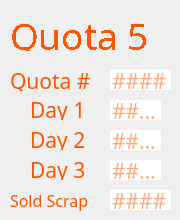
     <widget class="QWidget" name="page_5">
      <widget class="QLabel" name="label_31">
       <property name="geometry">
        <rect>
         <x>30</x>
         <y>100</y>
         <width>61</width>
         <height>20</height>
        </rect>
       </property>
       <property name="font">
        <font>
         <family>IBM 3270</family>
         <pointsize>16</pointsize>
        </font>
       </property>
       <property name="styleSheet">
        <string notr="true">color: rgb(253, 85, 0);
border: none;</string>
       </property>
       <property name="text">
        <string>Day 1</string>
       </property>
      </widget>
      <widget class="QLabel" name="label_32">
       <property name="geometry">
        <rect>
         <x>30</x>
         <y>130</y>
         <width>61</width>
         <height>20</height>
        </rect>
       </property>
       <property name="font">
        <font>
         <family>IBM 3270</family>
         <pointsize>16</pointsize>
        </font>
       </property>
       <property name="styleSheet">
        <string notr="true">color: rgb(253, 85, 0);
border: none;</string>
       </property>
       <property name="text">
        <string>Day 2</string>
       </property>
      </widget>
      <widget class="QLabel" name="label_33">
       <property name="geometry">
        <rect>
         <x>30</x>
         <y>160</y>
         <width>61</width>
         <height>20</height>
        </rect>
       </property>
       <property name="font">
        <font>
         <family>IBM 3270</family>
         <pointsize>16</pointsize>
        </font>
       </property>
       <property name="styleSheet">
        <string notr="true">color: rgb(253, 85, 0);
border: none;</string>
       </property>
       <property name="text">
        <string>Day 3</string>
       </property>
      </widget>
      <widget class="QLineEdit" name="q5d2">
       <property name="geometry">
        <rect>
         <x>110</x>
         <y>130</y>
         <width>51</width>
         <height>20</height>
        </rect>
       </property>
       <property name="font">
        <font>
         <family>IBM 3270</family>
         <pointsize>16</pointsize>
        </font>
       </property>
       <property name="styleSheet">
        <string notr="true">color: rgb(253, 85, 0);
border: none;</string>
       </property>
       <property name="maxLength">
        <number>4</number>
       </property>
       <property name="placeholderText">
        <string>####</string>
       </property>
      </widget>
      <widget class="QLineEdit" name="q5d3">
       <property name="geometry">
        <rect>
         <x>110</x>
         <y>160</y>
         <width>51</width>
         <height>20</height>
        </rect>
       </property>
       <property name="font">
        <font>
         <family>IBM 3270</family>
         <pointsize>16</pointsize>
        </font>
       </property>
       <property name="styleSheet">
        <string notr="true">color: rgb(253, 85, 0);
border: none;</string>
       </property>
       <property name="maxLength">
        <number>4</number>
       </property>
       <property name="placeholderText">
        <string>####</string>
       </property>
      </widget>
      <widget class="QLineEdit" name="q5d1">
       <property name="geometry">
        <rect>
         <x>110</x>
         <y>100</y>
         <width>51</width>
         <height>20</height>
        </rect>
       </property>
       <property name="font">
        <font>
         <family>IBM 3270</family>
         <pointsize>16</pointsize>
         <weight>50</weight>
         <bold>false</bold>
        </font>
       </property>
       <property name="styleSheet">
        <string notr="true">color: rgb(253, 85, 0);
border: none;</string>
       </property>
       <property name="inputMethodHints">
        <set>Qt::ImhNone</set>
       </property>
       <property name="text">
        <string/>
       </property>
       <property name="maxLength">
        <number>4</number>
       </property>
       <property name="readOnly">
        <bool>false</bool>
       </property>
       <property name="placeholderText">
        <string>####</string>
       </property>
      </widget>
      <widget class="QLabel" name="label_34">
       <property name="geometry">
        <rect>
         <x>10</x>
         <y>70</y>
         <width>81</width>
         <height>21</height>
        </rect>
       </property>
       <property name="font">
        <font>
         <family>IBM 3270</family>
         <pointsize>16</pointsize>
        </font>
       </property>
       <property name="styleSheet">
        <string notr="true">color: rgb(253, 85, 0);</string>
       </property>
       <property name="text">
        <string>Quota #</string>
       </property>
      </widget>
      <widget class="QLabel" name="label_35">
       <property name="geometry">
        <rect>
         <x>10</x>
         <y>10</y>
         <width>151</width>
         <height>41</height>
        </rect>
       </property>
       <property name="sizePolicy">
        <sizepolicy hsizetype="Fixed" vsizetype="Fixed">
         <horstretch>0</horstretch>
         <verstretch>0</verstretch>
        </sizepolicy>
       </property>
       <property name="font">
        <font>
         <family>IBM 3270</family>
         <pointsize>24</pointsize>
         <weight>50</weight>
         <italic>false</italic>
         <bold>false</bold>
         <stylestrategy>NoAntialias</stylestrategy>
        </font>
       </property>
       <property name="styleSheet">
        <string notr="true">font: 24pt &quot;IBM 3270&quot;;
color: rgb(253, 85, 0);</string>
       </property>
       <property name="text">
        <string>&lt;html&gt;&lt;head/&gt;&lt;body&gt;&lt;p&gt;&lt;span style=&quot; font-size:28pt;&quot;&gt;Quota 5&lt;/span&gt;&lt;/p&gt;&lt;/body&gt;&lt;/html&gt;</string>
       </property>
      </widget>
      <widget class="QLineEdit" name="q5">
       <property name="geometry">
        <rect>
         <x>110</x>
         <y>70</y>
         <width>61</width>
         <height>20</height>
        </rect>
       </property>
       <property name="font">
        <font>
         <family>IBM 3270</family>
         <pointsize>16</pointsize>
        </font>
       </property>
       <property name="styleSheet">
        <string notr="true">color: rgb(253, 85, 0);
border: none;</string>
       </property>
       <property name="text">
        <string/>
       </property>
       <property name="maxLength">
        <number>5</number>
       </property>
       <property name="readOnly">
        <bool>false</bool>
       </property>
       <property name="placeholderText">
        <string>####</string>
       </property>
      </widget>
      <widget class="QLineEdit" name="q5sold">
       <property name="geometry">
        <rect>
         <x>110</x>
         <y>190</y>
         <width>61</width>
         <height>20</height>
        </rect>
       </property>
       <property name="font">
        <font>
         <family>IBM 3270</family>
         <pointsize>16</pointsize>
        </font>
       </property>
       <property name="styleSheet">
        <string notr="true">color: rgb(253, 85, 0);
border: none;</string>
       </property>
       <property name="maxLength">
        <number>5</number>
       </property>
       <property name="placeholderText">
        <string>####</string>
       </property>
      </widget>
      <widget class="QLabel" name="label_36">
       <property name="geometry">
        <rect>
         <x>10</x>
         <y>190</y>
         <width>91</width>
         <height>21</height>
        </rect>
       </property>
       <property name="font">
        <font>
         <family>IBM 3270</family>
         <pointsize>12</pointsize>
        </font>
       </property>
       <property name="styleSheet">
        <string notr="true">color: rgb(253, 85, 0);
border: none;</string>
       </property>
       <property name="text">
        <string>Sold Scrap</string>
       </property>
      </widget>
     </widget>
